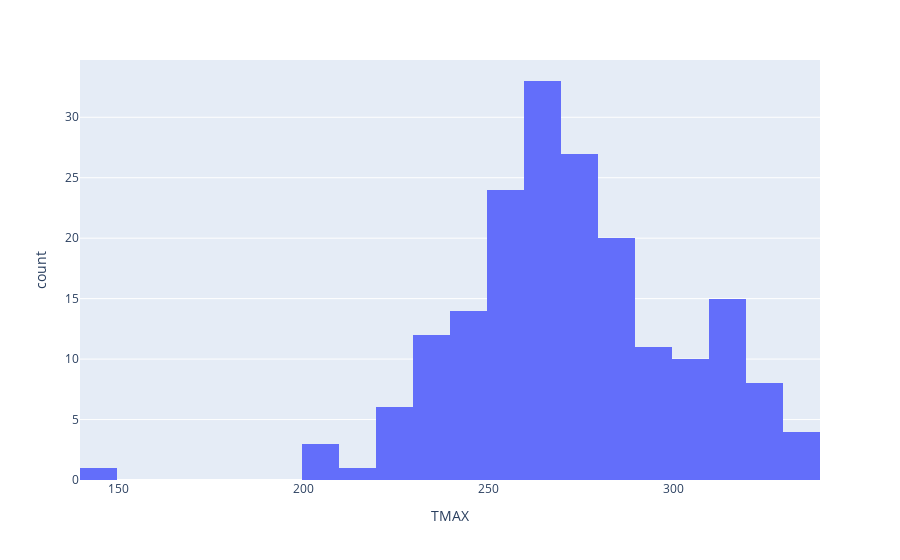

Write notebook code for a chart like this one.
### Code cell
px.histogram(weather, x="TMAX").show()

### Figure 1 — Plotly figure (JSON) as saved in the notebook; plotly's stock layout.template omitted (floating-point values rounded to 4 significant figures; data arrays with more than 128 entries replaced by an {"elided": "..."} marker saying what was removed)
{"data": [{"alignmentgroup": "True", "bingroup": "x", "hoverlabel": {"namelength": 0}, "hovertemplate": "TMAX=%{x}<br>count=%{y}", "legendgroup": "", "marker": {"color": "#636efa"}, "name": "", "offsetgroup": "", "orientation": "v", "showlegend": false, "type": "histogram", "x": {"elided": "267 str values"}, "xaxis": "x", "yaxis": "y"}], "layout": {"autosize": true, "barmode": "relative", "legend": {"tracegroupgap": 0}, "margin": {"t": 60}, "xaxis": {"anchor": "y", "autorange": true, "domain": [0, 1], "range": [139.5, 339.5], "title": {"text": "TMAX"}, "type": "linear"}, "yaxis": {"anchor": "x", "autorange": true, "domain": [0, 1], "range": [0, 34.74], "title": {"text": "count"}}}}
